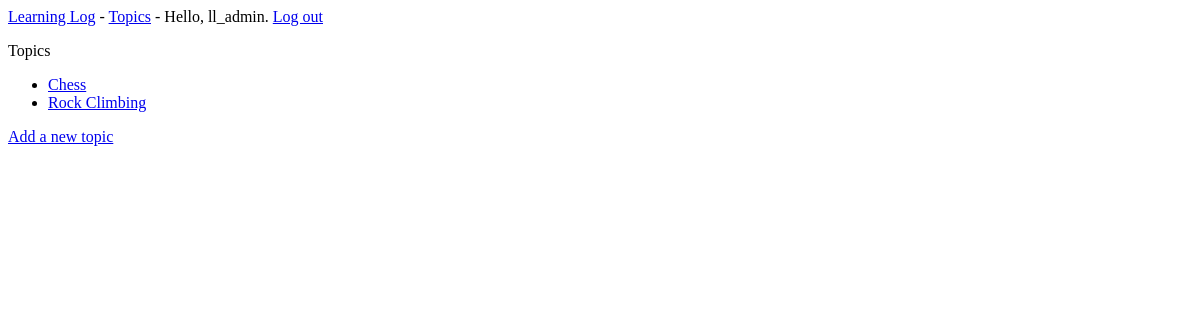
The page /topics/ (signed in) on the database as committed earlier.
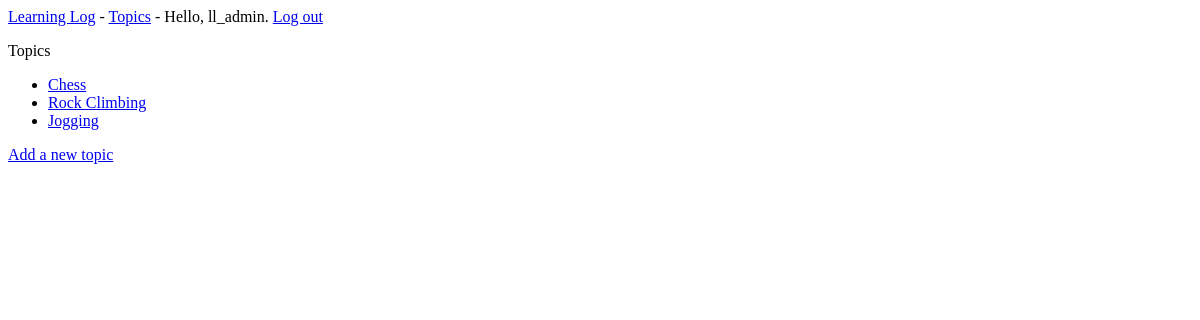
The same page on the database as committed later.
### learning_logs/models.py (models this page shows)
class Topic(models.Model):
    text = models.CharField(max_length=200)
    date_added = models.DateTimeField(auto_now_add=True)
    owner = models.ForeignKey(User, on_delete=models.DO_NOTHING)
    def __str__(self):
        return self.text

### learning_logs/views.py (the view)
# urls.py: url(r'^topics/$', views.topics, name='topics'),
@login_required
def topics(request):
    topics = Topic.objects.filter(owner=request.user).order_by('date_added') # query db & sort result by date_added
    context = {'topics': topics}
    return render(request, 'learning_logs/topics.html', context)

### learning_logs/templates/learning_logs/topics.html
{% extends 'learning_logs/base.html' %}
{% block content %}
  <p>Topics</p>
  <ul>
    {% for topic in topics %}
      <li>
        <a href='{% url 'learning_logs:topic' topic.id %}'>{{ topic }}</a>
      </li>
    {% empty %}
      <li>No topics have been added yet.</li>
    {% endfor %}
  </ul>
  <a href="{% url 'learning_logs:new_topic' %}">Add a new topic</a>
{% endblock %}

Rows that differ between the two databases and show on the page:
added Topic: text "Jogging"
